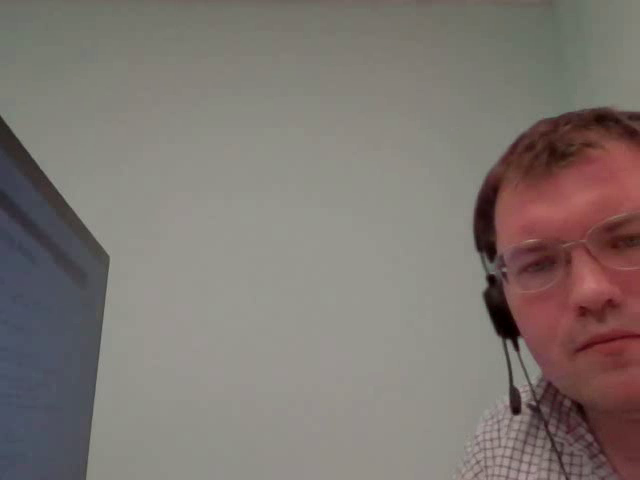
#> input picture frame 13 of ACOM_LR8/output.mp4, 640 x 480 px
$ python main.py
#> lines starting #> are read from the running program, lines starting #| are printed output that depends on the picture; after the words box and inside, x2 and y2 are one past the last pixel; in counts of white or black regions, pixels touching at a corner belong together
from imutils.video import VideoStream
import argparse
import imutils
import time
import cv2
import os


# construct the argument parser and parse the arguments
ap = argparse.ArgumentParser()
ap.add_argument("-c", "--cascade", type=str,
    default="haarcascade_frontalface_default.xml",
    help="path to haar cascade face detector")
args = vars(ap.parse_args())

# load the haar cascade face detector from
detector = cv2.CascadeClassifier(args["cascade"])

# time.sleep(2.0)
PATH = "output.mp4"
vid = cv2.VideoCapture(PATH)


def video_rec():
    preprocess_times = []
    inference_times = []
    postprocess_times = []

    while True:
        start_time = time.time()
        ret, frame = vid.read()
#> frame is the input picture: shape (480, 640, 3); mean B, G, R 113.3, 118.1, 126.3
        if not ret:
            print("Нельзя прочитать кадр")
            break

        gray = cv2.cvtColor(frame, cv2.COLOR_BGR2GRAY)
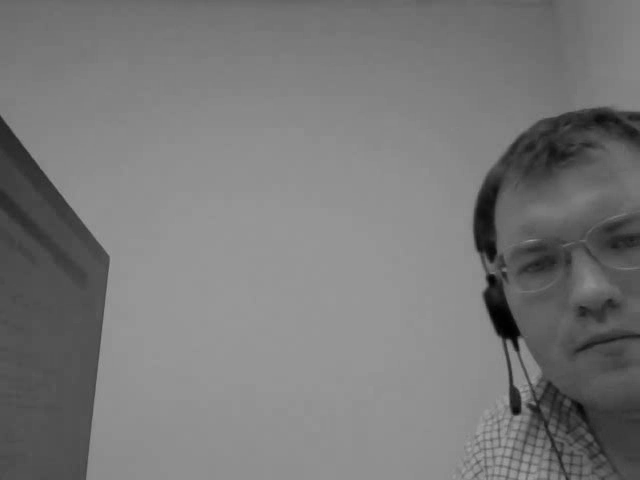
#> gray: shape (480, 640); min 0, max 159, mean 120.2

        preprocess_time = time.time() - start_time
        preprocess_times.append(preprocess_time)

        start_time = time.time()

        rects = detector.detectMultiScale(gray, scaleFactor=1.15,
            minNeighbors=8, minSize=(30, 30),
            flags=cv2.CASCADE_SCALE_IMAGE)
#> rects = ()

        inference_time = time.time() - start_time
        inference_times.append(inference_time)

        print(rects)
        for (x, y, w, h) in rects:
            cv2.rectangle(frame, (x, y), (x + w, y + h), (0, 255, 0), 2)
#> this loop made 0 passes

        postprocess_time = time.time() - start_time
        postprocess_times.append(postprocess_time)

        speed = {
            'preprocess': sum(preprocess_times) / len(preprocess_times) if preprocess_times else 0,
            'inference': sum(inference_times) / len(inference_times),
            'postprocess': sum(postprocess_times) / len(postprocess_times) if postprocess_times else 0
        }

        print("speed:", speed)
        cv2.imshow("Frame", frame)
        key = cv2.waitKey(1) & 0xFF
#> (key q is pressed here)

        if key == ord("q"):
            break

    vid.release()
    cv2.destroyAllWindows()

    total_preprocess_time = sum(preprocess_times)
    total_inference_time = sum(inference_times)
    total_postprocess_time = sum(postprocess_times)

    print("speed:")
    print("total preprocess time:", total_preprocess_time)
    print("total inference time:", total_inference_time)
    print("total postprocess time:", total_postprocess_time)

def camera_detect():
    vs = VideoStream(src=0).start()
    while True:
        frame = vs.read()
        frame = imutils.resize(frame, width=500)
        gray = cv2.cvtColor(frame, cv2.COLOR_BGR2GRAY)

        rects = detector.detectMultiScale(gray, scaleFactor=1.05,
            minNeighbors=5, minSize=(30, 30),
            flags=cv2.CASCADE_SCALE_IMAGE)

        print(rects)
        for (x, y, w, h) in rects:
            cv2.rectangle(frame, (x, y), (x + w, y + h), (0, 255, 0), 2)

        cv2.imshow("Frame", frame)
        key = cv2.waitKey(1) & 0xFF

        if key == ord("q"):
            break

    cv2.destroyAllWindows()
    vs.stop()

# camera_detect()
video_rec()

$ run again, starting later in the video
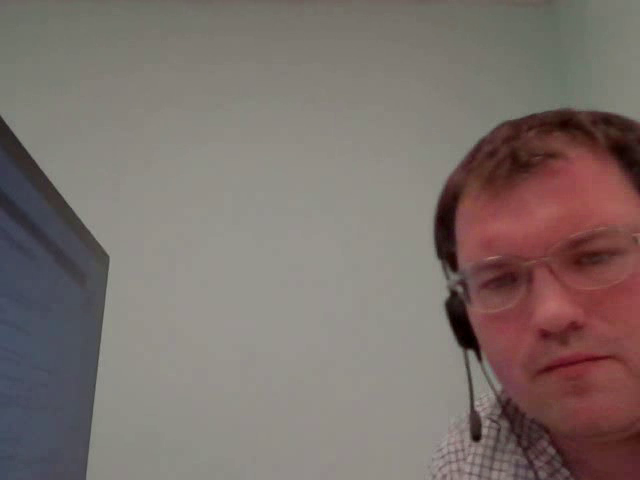
#> input picture frame 58 of ACOM_LR8/output.mp4, 640 x 480 px
#> in video_rec, frame is the input picture: shape (480, 640, 3); mean B, G, R 107.8, 112.2, 123.9
#> in video_rec, `gray = cv2.cvtColor(frame, cv2.COLOR_BGR2GRAY)`:
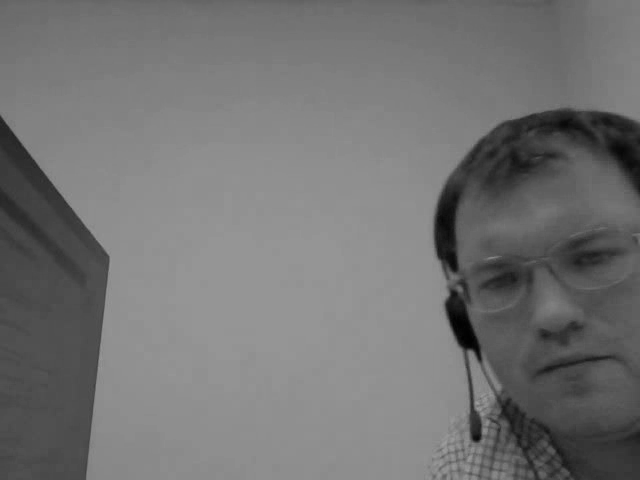
#> gray: shape (480, 640); min 0, max 158, mean 115.3
#> rects = ()

$ run again, starting later in the video
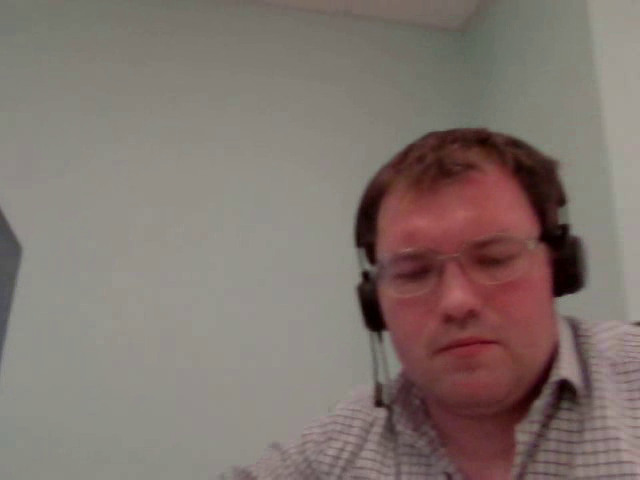
#> input picture frame 104 of ACOM_LR8/output.mp4, 640 x 480 px
#> in video_rec, frame is the input picture: shape (480, 640, 3); mean B, G, R 111, 116.4, 128.9
#> in video_rec, `gray = cv2.cvtColor(frame, cv2.COLOR_BGR2GRAY)`:
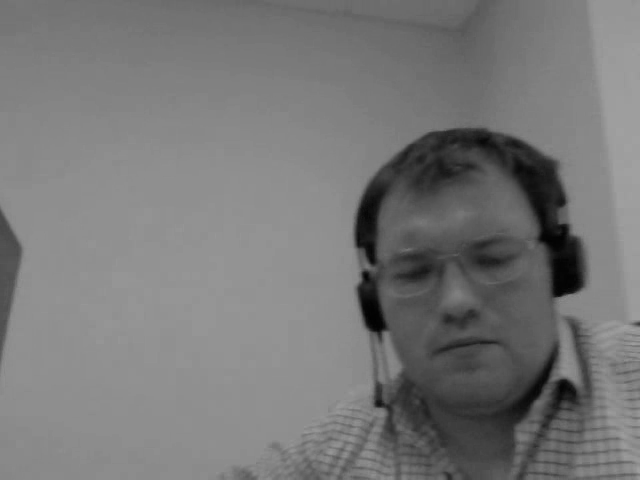
#> gray: shape (480, 640); min 1, max 162, mean 119.6
#> rects = [[351, 182, 210, 210]]
#| [[351 182 210 210]]
#> the loop in video_rec, `for (x, y, w, h) in rects:` made 1 pass
#> after the loop in video_rec, `for (x, y, w, h) in rects:`:
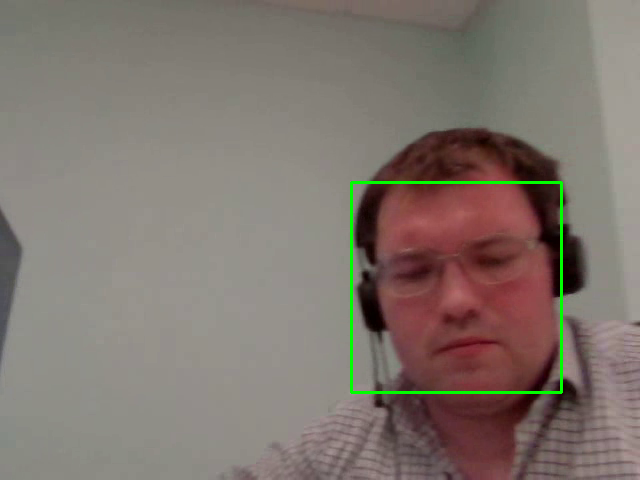
#> frame: shape (480, 640, 3); 0.82% of pixels changed, all inside (x1, y1, x2, y2) = (350, 181, 563, 394)
